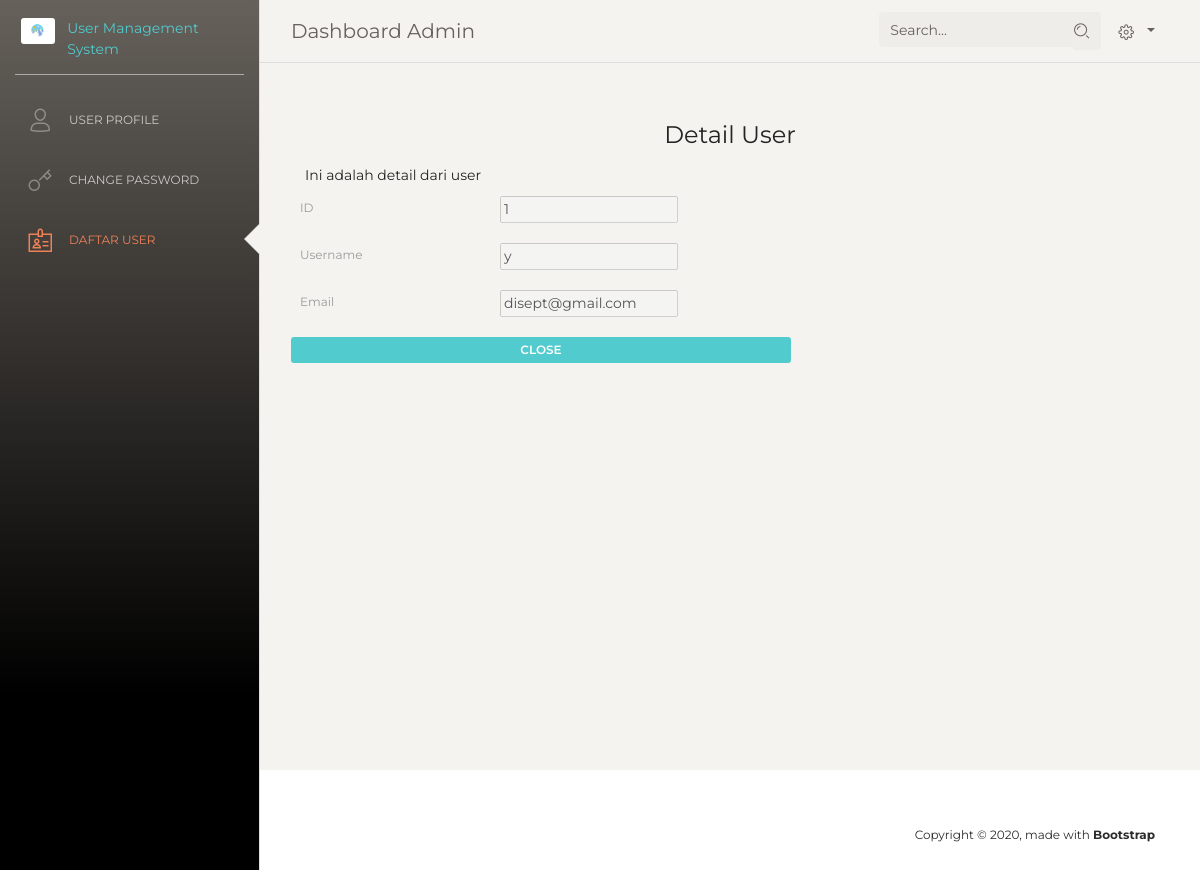
/admin/Detail.php, run on the app's committed database.
### tables this page shows
CREATE TABLE `users` (
  `id` int(11) NOT NULL,
  `email` varchar(100) NOT NULL,
  `nama_lengkap` varchar(100) NOT NULL,
  `password` varchar(225) NOT NULL,
  `deleted_at` timestamp NULL DEFAULT NULL,
  `created_at` timestamp NOT NULL DEFAULT CURRENT_TIMESTAMP ON UPDATE CURRENT_TIMESTAMP,
  `updated_at` timestamp NOT NULL DEFAULT CURRENT_TIMESTAMP ON UPDATE CURRENT_TIMESTAMP,
  `is_admin` tinyint(1) NOT NULL DEFAULT '0'
);

### admin/Detail.php (the view, shortened to what this page needs)
<?php
require_once '../config/db.php';
$query =mysqli_query($db,"select * from users");
$data = mysqli_fetch_array($query);
?>
<!DOCTYPE html>
<html lang="en">
<head>
  <link href="../assets/css/font-awesome.min.css" rel="stylesheet">
  <link href="../assets/css/bootstrap.min.css" rel="stylesheet" />
  <link href="../assets/css/paper-dashboard.css?v=2.0.0" rel="stylesheet" />
  <link href="../assets/demo/demo.css" rel="stylesheet" />
</head>
<body>
  <div class="wrapper ">
    <div class="sidebar" data-color="blue" data-active-color="danger">
      <div class="logo">
        <a href="index.php" class="simple-text logo-mini">
          <div class="logo-image-small">
            <img src="../assets/img/Logo.jpg">
          </div>
        </a>
        <a href="index.php" class="logo-normal">
          User Management System
        </a>
      </div>
      <div class="sidebar-wrapper">
        <ul class="nav">
          <li>
            <a href="../admin/index.php">
              <i class="nc-icon nc-single-02"></i>
              <p>User Profile</p>
            </a>
          </li>
          <li>
            <a href="./cp.php">
              <i class="nc-icon nc-key-25"></i>
              <p>Change Password</p>
            </a>
          </li>
          <li class="active">
            <a href="./tables.php">
              <i class="nc-icon nc-badge"></i>
              <p>Daftar User</p>
            </a>
          </li>
        </ul>
      </div>
    </div>
    <div class="main-panel">
      <nav class="navbar navbar-expand-lg navbar-absolute fixed-top navbar-transparent">
        <div class="container-fluid">
          <div class="navbar-wrapper">
            <a class="navbar-brand" href="#">Dashboard Admin</a>
          </div>
          <div class="collapse navbar-collapse justify-content-end" id="navigation">
            <form>
              <div class="input-group no-border">
                <input type="text" value="" class="form-control" placeholder="Search...">
                <div class="input-group-append">
                  <div class="input-group-text">
                    <i class="nc-icon nc-zoom-split"></i>
                  </div>
                </div>
              </div>
            </form>
            <ul class="navbar-nav">
              <li class="nav-item btn-rotate dropdown">
                <a class="nav-link dropdown-toggle" href="#" id="navbarDropdownMenuLink" data-toggle="dropdown" aria-haspopup="true" aria-expanded="false">
                  <i class="nc-icon nc-settings-gear-65"></i>
                </a>
              </li>
            </ul>
          </div>
        </div>
      </nav>
      <div class="content">
      <div class="row">
      <div class="col-md-12">
            <div class="card card-plain">
              <div class="card-header">
                <h4 class="text-center card-title"> Detail User </h4>
              </div>
              <form>
                <div style="width:500px;">
                  <div class="container message"> Ini adalah detail dari user </div>
                    <table border="0" cellpadding="10" cellspacing="0" width="500" align="center" class="tblSaveForm">
                      <tr>
                        <td width="40%"><label>ID</label></td>
                        <td width="60%"><input type="text" disabled="" name="id" value="<?php echo $data['id'];?>"></td>
                      </tr>
                      <tr>
                        <td><label>Username</label></td>
                        <td><input type="text" disabled="" name="nama_lengkap" value="<?php echo $data['nama_lengkap'];?>"></td>
                      </tr>
                      <tr>
                        <td><label>Email</label></td>
                        <td><input type="text" disabled="" name="email" value="<?php echo $data['email'];?>"></td>
                      </tr>
                    </table>
                    <a class="container btn btn-sm btn-primary text-white" href="tables.php">Close</a>
                  </div>
                </div>
                </div>
                </div>
                </div>
              </div>
            </div>
      <footer class="footer footer-black footer-white ">
        <div class="container-fluid">
            <div class="credits ml-auto">
              <span class="copyright">
                Copyright ©
                , made with <b>Bootstrap</b>
              </span>
            </div>
    </div>
</body>
</html>

### data on the page
users: id "1", nama_lengkap "y", email "disept@gmail.com"
